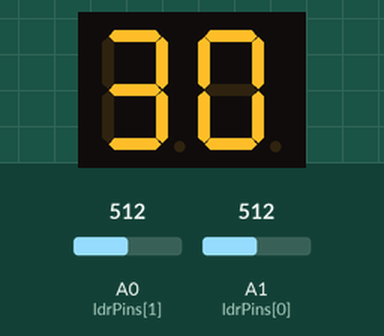
Simulated run of this sketch. Board: Arduino Uno, built with avr-gcc and run on an emulated ATmega328P. Parts: 2-digit seven-segment display. Wiring (inferred from the names in the program): BCD to 7-segment decoder: data pin 0, pin 1, pin 2, pin 3; 2-digit 7-segment display, segments lit when HIGH: segments Q0, Q1, Q2, Q3, Q4, Q5, Q6; digit selects pin 5, pin 4. The inputs (shaded band) are chosen by the test bench; at power-on: A1 (ldrPins[0]) = 512, A0 (ldrPins[1]) = 512. The segment pins are drawn as the display they are named for.

Above: at 0.1 s.
At 4.8 s:
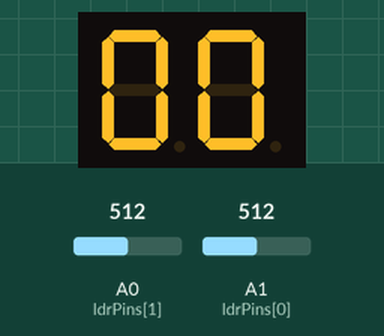
4.9 s: A1 (ldrPins[0]) set to 716
At 5.7 s:
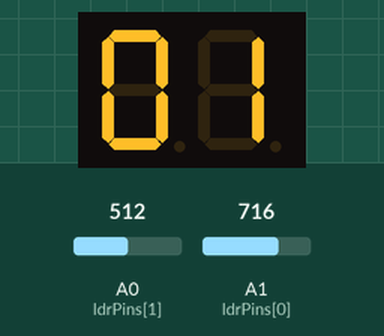
Timing chart, 0 to 7.9 s (numbered marks = the images above; inputs shaded):
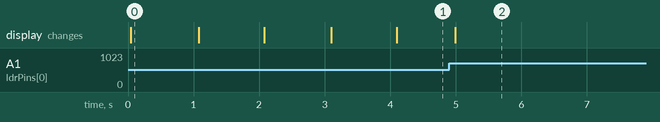

Measured:
- after the input at 4.9 s, the display: changes after 0.09 s (image 2)
- what the display in image 0 shows lasts 1.1 s, from 0.0 s to 1.1 s

The sketch:

ParkingSlot.ino
```cpp
#include <Arduino.h>

// settings
const int maxSlot = 10; // max possible slot in parking lot
const int delayTime = 10; // delay time when each digit show
const boolean autoCalibrate = true; // auto calibration before start
const boolean debug = false; // open 'Serial Monitor'

// calibration
int divider[2] = {40, 15}; // default divider if 'autoCalibrate' is off
const int divideValue = 10; // divide length used in auto calibration
const int calibrationCountdown = 3; // countdown before calibration start

// variable
int val;
boolean carExist[2] = {false, false};
int slotLeft = maxSlot;

// port config
const int bcdPins[4] = {0, 1, 2, 3};
const int transistorPins[2] = {5, 4};
const int ldrPins[2] = {A1, A0};

void setup() {
  // debug
  if (debug)
    Serial.begin(9600);
  for (int i = 0; i < 2; i++)
    pinMode(transistorPins[i], OUTPUT);
  for (int i = 0; i < 4; i++)
    pinMode(bcdPins[i], OUTPUT);
  for (int i = 0; i < 2; i++)
    pinMode(ldrPins[i], INPUT);

  // auto calibration
  if (autoCalibrate) {
    for (int i = calibrationCountdown; i > 0; i--) {
      for (int j = 0; j < 50; j++) // show each digit 1 second
        showDigit(i); // show time remaining
    }
    for (int i = 0; i < 2; i++) {
      divider[i] = analogRead(ldrPins[i]) + divideValue;
    }
    for (int j = 0; j < 50; j++) // show digit 1 second
      showDigit(99); // show 99 means calibrating
    while (analogRead(ldrPins[0]) < divider[0] && analogRead(ldrPins[1] < divider[1])) {
      showDigit(0); // show 00 means calibration completed
    }
  }
}

void loop() {
  for (int i = 0; i < 2; i++) {
    val = analogRead(ldrPins[i]);
    if (val < divider[i]) {
      carExist[i] = true;
    } else {
      if (carExist[i]) {
        if (i == 0 && slotLeft > 0) { // in
          slotLeft--;
        } else if (i == 1 && slotLeft < maxSlot) { // out
          slotLeft++;
        } else if (i == 0 && slotLeft == 0) {
          while (true) {
            showDigit(0);
            val = analogRead(ldrPins[1]);
            if (val < divider[1]) {
              carExist[1] = true;
            } else {
              if (carExist[1]) {
                slotLeft = -1;
                // delay(delayTime);
                break;
              }
              carExist[1] = false;
            }
          }
        }
      }
      carExist[i] = false;
    }
  }

  showDigit(slotLeft);

 // debug
 if (debug) {
   Serial.print(analogRead(ldrPins[0]));
   Serial.print(" | ");
   Serial.println(analogRead(ldrPins[1]));
 }
}

void showDigit(int num) {
  digitalWrite(transistorPins[0], 1);
  digitalWrite(transistorPins[1], 0);
  sendDigit(num / 10);
  delay(delayTime);
  digitalWrite(transistorPins[0], 0);
  digitalWrite(transistorPins[1], 1);
  sendDigit(num % 10);
  delay(delayTime);
}

void sendDigit(int dec) {
  digitalWrite(bcdPins[0], dec % 2);
  dec /= 2;
  digitalWrite(bcdPins[1], dec % 2);
  dec /= 2;
  digitalWrite(bcdPins[2], dec % 2);
  dec /= 2;
  digitalWrite(bcdPins[3], dec % 2);
}
```
